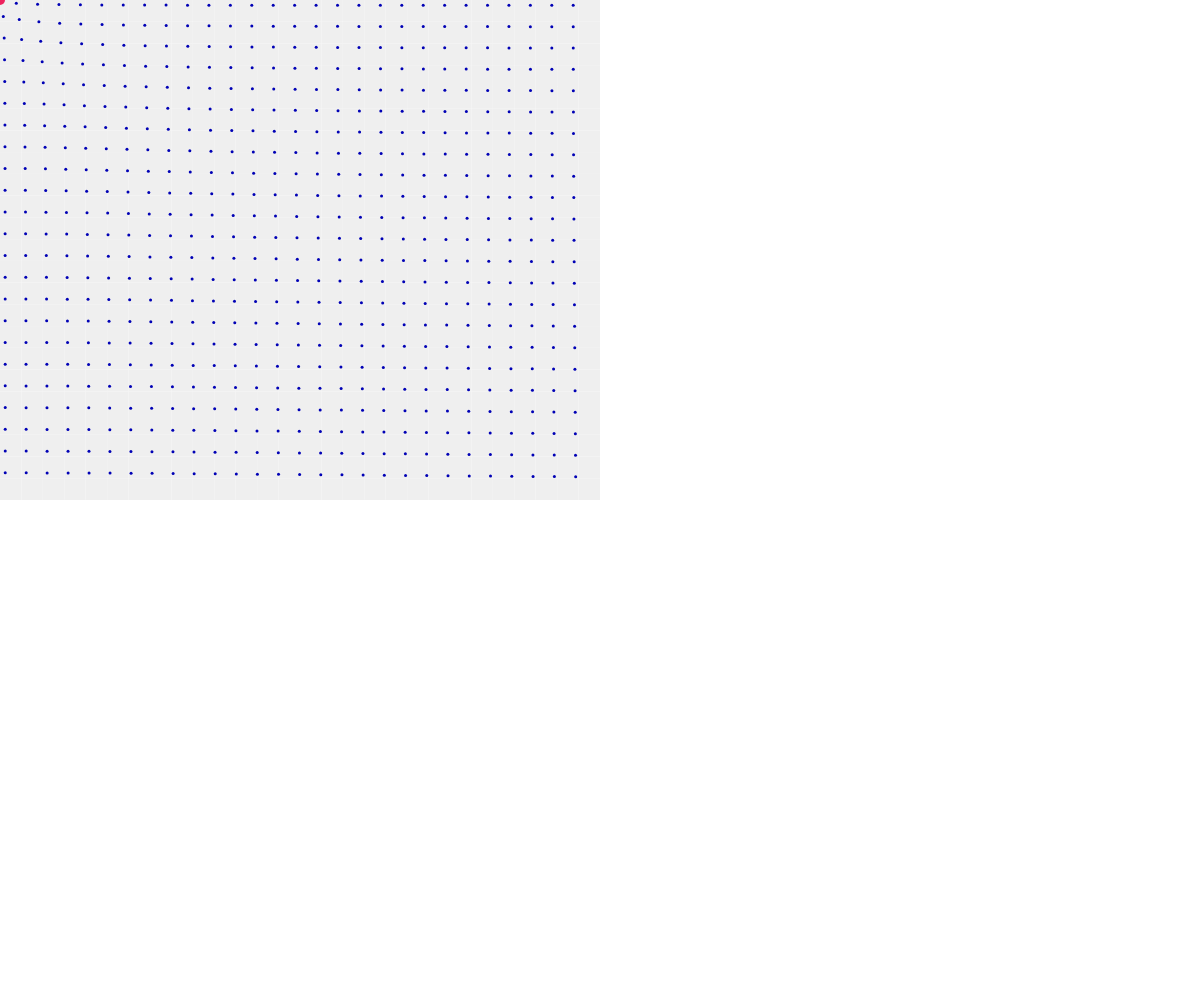
Frame 1 (no input)
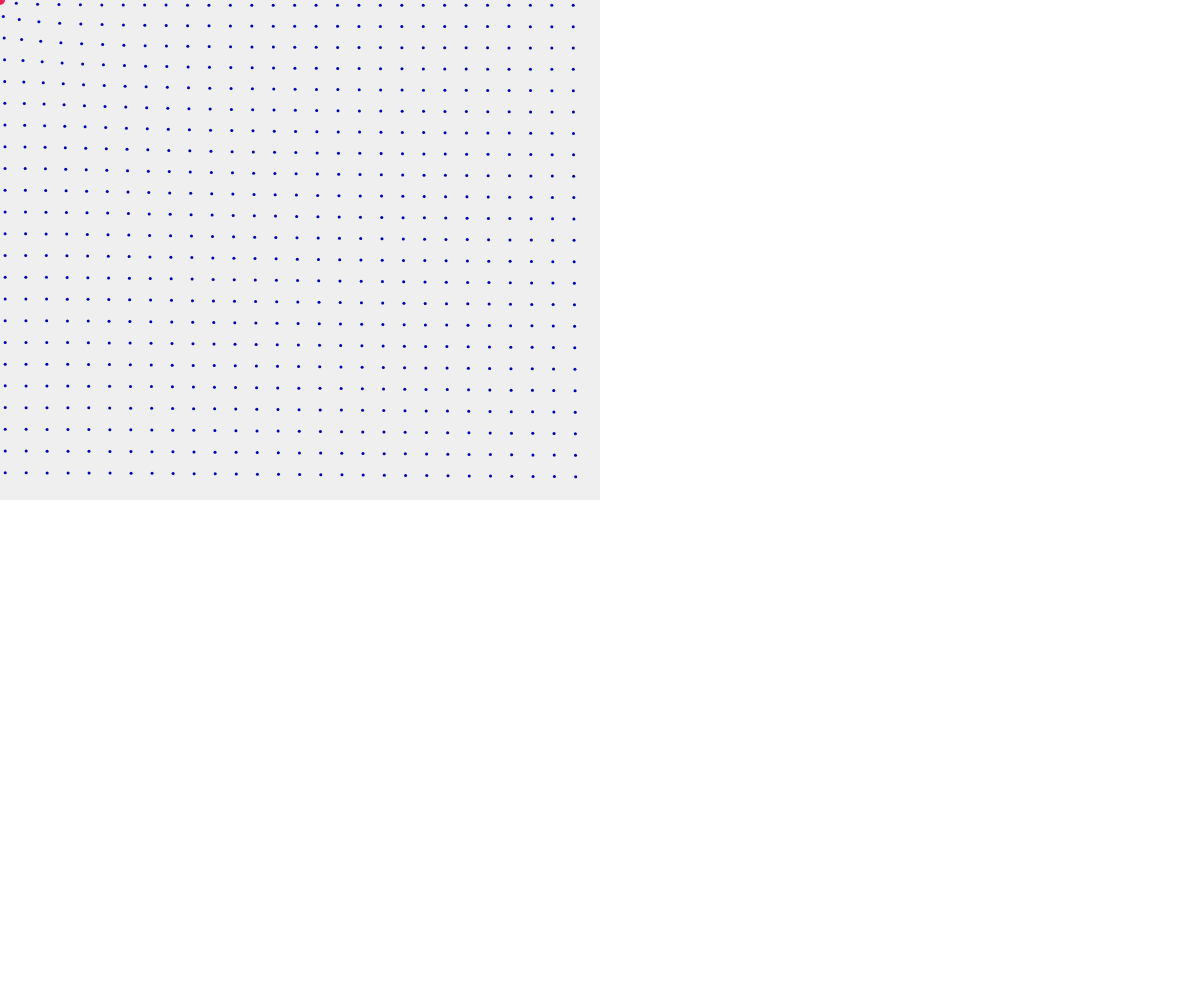
Frame 60 (no input)
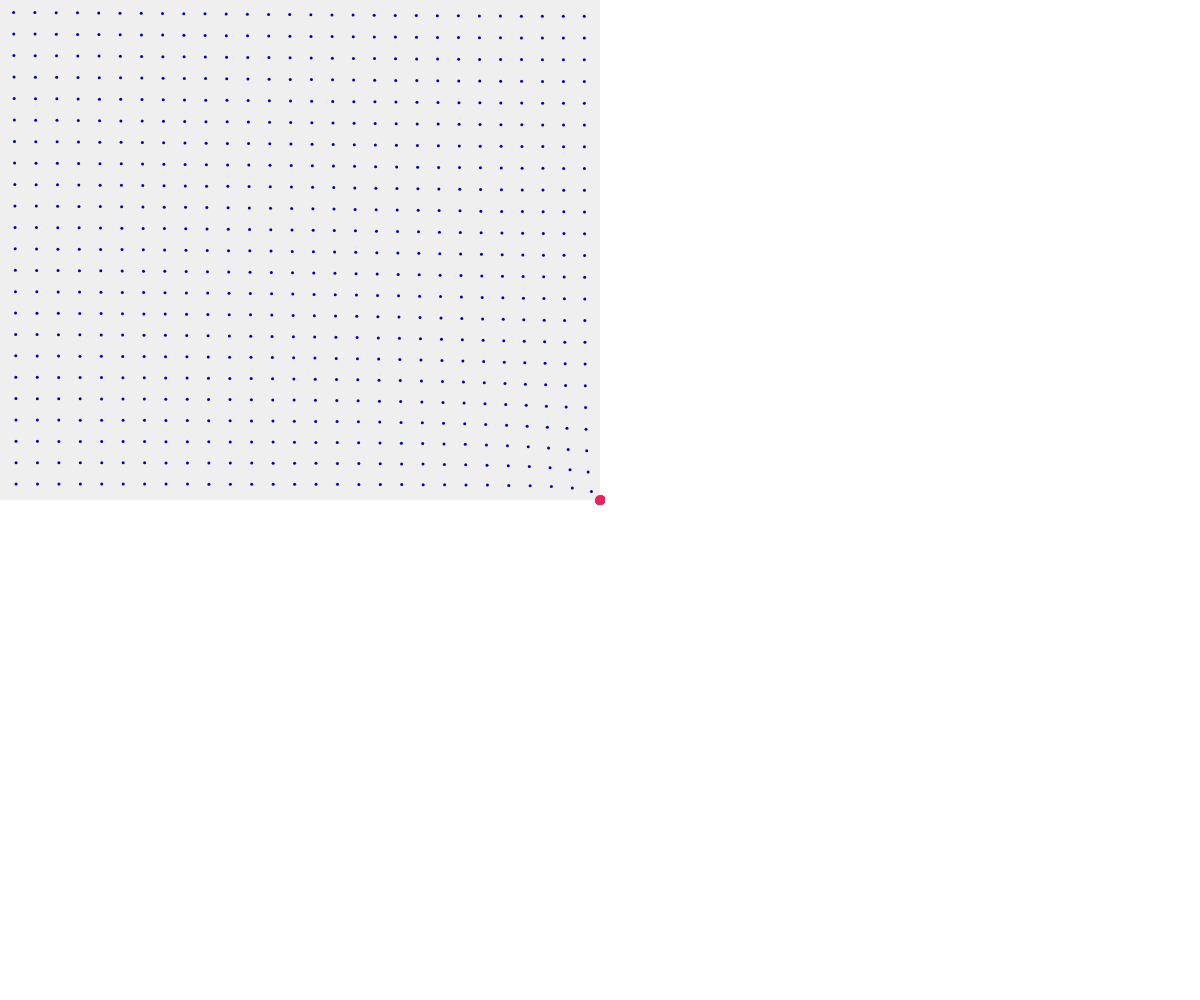
Frame 120 (the mouse pressed at the canvas centre since frame 60)

The p5.js sketch that drew these frames (run headless with seeded random() and noise() and a simulated clock; from frame 60 on, the mouse is pressed at the canvas centre):

// p5.js sketch
// ── sketch.js
// Sketch forked from /narrowdesign/sketches/s54BC2Lk
// Rules:
// All dot start at the center of their cell and point to the mouse cursor
// The closer to the cursor a cell is, the closer the grid dot moves toward cursor

function setup() {
    size = Math.min(window.innerWidth, window.innerHeight);
    createCanvas(window.innerWidth, window.innerHeight);
    numCols = 28; // how many columns?
    numRows = 23; // how many rows?
    colorBase = 30;
    radius = 10;
  
    cellW = canvas.width / 2 / numCols; // width of each cell
    cellH = canvas.height / 2 / numRows; // height of each cell
    lineW = cellW / 2;
    lineH = cellH / 2;
  }
  
  function draw() {
    for (let col = 0; col < numCols; col++) {
      // do this once for every column
      for (let row = 0; row < numRows; row++) {
        // do this once for every row
        cellX = col * cellW;
        cellY = row * cellH;
        cellCenterX = cellX + lineW / 2;
        cellCenterY = cellY + lineH / 2;
        diffX = cellCenterX - mouseX;
        diffY = cellCenterY - mouseY;
        angle = atan2(diffY, diffX);
        endX = cellCenterX - cos(angle) * lineW;
        endY = cellCenterY - sin(angle) * lineH;
  
        // the line in the active cell is only as long as the distance to the cursor
        if (Math.abs(diffX) < lineW && Math.abs(diffY) < lineH) {
          endX = cellCenterX - diffX;
          endY = cellCenterY - diffY;
        }
  
        // 1) draw a box around the cell
  
        noStroke();
        fill("#EFEFEF");
        rect(cellX, cellY, cellW, cellH);
  
        // 2) draw lines from the center of the cell in the direction of the mouse
        stroke("#0000B5");
        strokeWeight(3);
        line(endX, endY, endX, endY);
      }
    }
    //cursor behavior
    noStroke();
    fill("rgb(237, 34, 93)");
    circle(mouseX, mouseY, radius, radius);
  }
  
// ── style.css
html {
    --taupe:      #efefef;
    --royalblue:  #0000B5;
    --red:        #ED225D;
    --h1:       2em;
    --p:        1.4em;
    --footer:   1em;
    background-color: var(--taupe);
    --sans-serif: "Public Sans", sans-serif;
    scroll-behavior: smooth;
    height: 100%;
  }
  
  .cursor {
    cursor: default;
  }
  
  .cursor-ch {
    cursor: crosshair;
  }
  
  .top-border {
    position: fixed;
    border-top: solid var(--royalblue) 10px;
    top: 0;
    margin-left: auto;
    margin-right: auto;
    width: 100%;
  }
  
  body {
      font-family: var(--sans-serif);
      margin: 0;
      padding: 0;
      color: var(--royalblue);
      font-size: var(--p);
    }
  
    .container-fluid {
      width: 650px;
      margin: 0 auto;
      padding: 10px 150px 10px 150px;
      max-height: 1000px;
    }
  
    .hyperlink a{
      text-decoration: var(--red) underline dotted;
    }
  
    .hyperlink a:visited {
      color: var(--royalblue);
      text-decoration: var(--red) underline dotted;
    }
  
    .hyperlink a:hover {
    text-decoration: var(--red) underline solid;
    }
  
    
  
    .bold {
      font-weight: 700;
    }
   
  
    #welcome-section {
      width: 100%;
      margin: 100px auto;
      height: 55vh;
    }
  
    #projects, 
    #about-me {
      width: 100%;
      margin: 100px auto;
      padding-top: 35vh;
      height: 55vh;
    }
  
    #under-construction {
      position: sticky;
      width: 250px;
      /* margin: 300px auto 100px auto; */
      height: 260px;
      background-color: var(--taupe);
      color: var(--royalblue);
      padding: 15px 10px 10px 10px;
      margin: 0;  
  
    }
  
    #under-construction a {
      color: var(--red);
    }
  
  
  
    
    #contact-me {
      padding-top: 35vh;
      max-width: 1000px;
      height: 70vh;
      display: none;
    }
  
    h1 {
      font-family: var(--sans-serif);
      padding-top: 30vh;
      color: var(--royalblue);
      margin-top: 0;
      font-size: var(--h1);
      /* font-weight: 500; */
      font-style: normal;
    }
    
    .italics {
      font-style: italic;  
  }
   
    #navbar {
      /* position: fixed;  */
      margin-left: auto;
      margin-right: auto;
      width: 1000px;
      background-color: none;
      display: flex; 
      justify-content: space-between; 
      scroll-behavior: smooth;  }
  
    .error {
      background-image: url('../imgs/profile_website01_duotoneHIGHRES-croppedSMALL-transp.png');
      background-repeat: repeat;
      background-size: cover;
      cursor: url("../imgs/Asset 1@4x_transp_bluegray_error.png"), pointer;
      } 
  
      .uc {
        /* background-image: url('../imgs/profile_website01_duotoneHIGHRES-croppedSMALL-transp.png');
        background-repeat: repeat;
        background-size: cover; */
        /* cursor: url("../imgs/Asset 1@4x_transp_blue.png"), help; */
           cursor: none;      
      }
    
  
   html #errorpage-body {
    padding: 0;
    height: 100%;
    width: 600px;
    margin: 300px auto 100px auto;
  }
  
   #errorpage-body  {
    position: fixed;
  }
  
    .error-message {
      display: flex; 
      justify-content: space-evenly; 
      margin: 3em auto 40px auto;  
      width: 100%;
    }
  
     .error-message > h1{
      background-color: var(--red);
      color: var(--taupe);
      padding: 10px;
      margin: 0;
    } 
  
    .error-message > h2{
      background-color: var(--taupe);
      color: var(--red);
      padding: 10px;
      margin: 2em;
      font-size: var(--p);
    } 
  
  
  
  .menu {
    position: fixed;
    right: 5em;
    display: flex;
    justify-content:space-between;
    margin-left: auto;
    margin-right: auto;
    height: 5%;
    width: 17rem;
  }
  .menu li {
    position: relative;
    width: 5em;
    list-style: none;
    
  }
  
  .navbar-item {
  display: flex;
  justify-content: space-between;
  
  }
  
   #nav-item-A, #nav-item-B, #nav-item-C {
      position: fixed;
      margin: 0 5px 0 10px;
      text-decoration: none;
  
    }
  
    #nav-item-A:visited, 
    #nav-item-B:visited, 
    #nav-item-C:visited {
      color: var(--royalblue);
    }
  
    .underline-solid {
      border-bottom: var(--red) solid 1.5px;
    }
  
    .underline-dotted {
     border-bottom: var(--red) dotted 1.5px;
  
    }
     
    .hyperlink a:active,
    .hyperlink a:focus,
    #nav-item-A:focus ,
    #nav-item-A:active,
    #nav-item-B:focus ,
    #nav-item-B:active,
    #nav-item-C:focus ,
    #nav-item-C:active {
      background-color: var(--red);
      color: var(--taupe);
      text-decoration: var(--red) underline solid;
    }
  
  
   
  
  .logo {
    position: absolute;
    /* top: -10px;
    left: 70px; */
    display: none;
  }
  
  .logo li{
    list-style: none;
  }
    
    /*.desktop-only icon border */
     .logo a:link,
     .logo a{
      font-size: 4rem;
      text-decoration: none;
      padding: 0;
     
    }
  
    .logo a:visited {
      color: var(--royalblue);
    }
  
     .logo a:hover,
     .logo a:focus ,
     .logo a:active {    
      padding: 0;
      color: var(--red);
    }
    
    #footer {
      position: fixed;
      left: 0;
      bottom: 0;
      display: flex;
      justify-content: space-around;
      height: 3em;
      width: 100%;
      padding: 0 0 5px 0;
      border-bottom: solid var(--royalblue) 10px;
      font-size: var(--footer);
    }
  
    .message-me,
    .source-code {
     margin: 25px 15px 15px 15px ;
     height: 25px;
     padding: 0;
    }
  
    .message-me,
    .source-code,
    .social-icons {
     display: flex;
     justify-content:center;
    }
  
    .fa {
      color: var(--royalblue);
      margin: 30px 15px 0 15px;
      height: 0;
    }
  
    .fa:hover,
    .fa:hover {
      color: var(--red);
      background-color: var(--taupe);
    }
   
    #footer .message-me {
      padding: 0 5px 0 35px;
    }
  
    #conclusion {
      display: flex;
      justify-content: flex-start;
      width: 100%;
      margin: 100px auto;
      padding-top: 35vh;
      height: 55vh;
    }
  
    hr {
      width: 50vw;
      border: none;
      border-top: var(--royalblue) 1px dotted;
      
    }
  
    #conclusion li a{
      list-style: none;
      text-decoration: none;
      display: inline;
    }
  
    .conclusion-items {
      display: flex;
      justify-content: flex-start;
      color: var(--royalblue);
      padding: 2px;
    }
  
    #conclusion img {
      height: 200px;
      margin: 0;
      border: solid var(--royalblue) 1px;
    }
    
    @media (max-width: 600px) {
      html {
        overflow-x: hidden;
      }
  
      .container-fluid {
        width: 280px;
        margin: 0 auto;
        padding: 10px;
        max-height: 1000px;  
       }
  
  
      
      #navbar {
      padding: 0; 
      right: 0;
      height: 70px;
      display: flex;
      background-color: var(--taupe);
    }
      
      .menu a {  
       color: var(--royalblue);
       font-size: 1em;   
    }
       
    #navbar .logo {
        position: fixed;
        top: 5px;
        left: -20px;
    }
  
    .logo a:link,
     .logo a {
      font-size: 1.5em;
      text-decoration: none;
      padding: 0;
     
    }
  
  
      #navbar li { 
      list-style: none;   
    }
  
    /* #navbar a:hover {
      text-decoration: var(--red) underline solid;
    }
  
    #navbar a:focus,
    #navbar a:active {
      background-color: var(--red);
      color: var(--taupe)
    }
    
    #navbar a:visited {
      color: var(--royalblue);
      font-family: "Karla", sans-serif;
    } */
  
    #welcome-section {
      width: 100%;
      margin: auto;
      height: 95vh;
      
    }
  
    #projects, 
    #about-me {
      width: 100%;
      margin: 100px auto;
      padding-top: 15vh;
      height: 85vh;
    }
  
  
    #conclusion {
      display: block;
      align-content: center;
      width: 100%;
      margin: 80px auto;
      padding-top: 5vh;
      height: 85vh;
    }
  
    #conclusion img {
      margin: 70px;
      height: 150px;
    }
   
    #footer .message-me,
    #footer .social-icons,
    #footer .source-code a{
      display: flex;
      justify-content: space-between;
      font-size: .8rem;
    }
  
      #footer .message-me,
      #footer .source-code {
        font-size: .8rem;
        margin: 20px 0 0 0;
        color: var(--royalblue);
      }
  
    }
